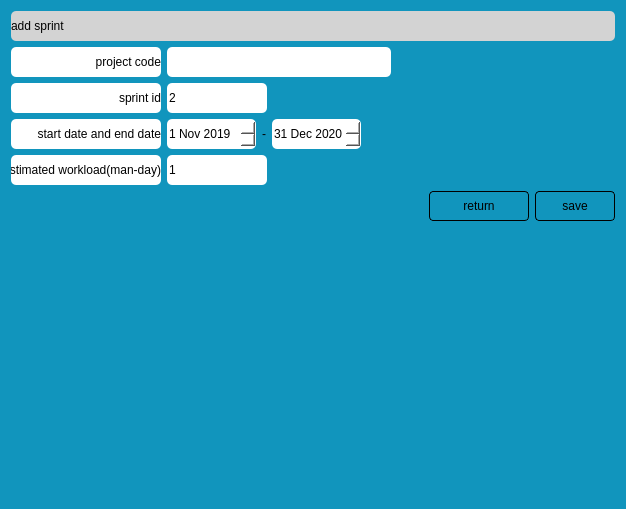
<?xml version="1.0" encoding="UTF-8"?>
<ui version="4.0">
 <class>CWidgetAddSprint</class>
 <widget class="QWidget" name="CWidgetAddSprint">
  <property name="geometry">
   <rect>
    <x>0</x>
    <y>0</y>
    <width>626</width>
    <height>509</height>
   </rect>
  </property>
  <property name="windowTitle">
   <string>add sprint</string>
  </property>
  <property name="styleSheet">
   <string notr="true">background-color: rgb(17, 149, 189);</string>
  </property>
  <layout class="QGridLayout" name="gridLayout">
   <item row="3" column="0">
    <widget class="QLabel" name="label_8">
     <property name="minimumSize">
      <size>
       <width>150</width>
       <height>30</height>
      </size>
     </property>
     <property name="maximumSize">
      <size>
       <width>150</width>
       <height>16777215</height>
      </size>
     </property>
     <property name="styleSheet">
      <string notr="true">background-color: rgb(255, 255, 255);
border-radius:5px;
</string>
     </property>
     <property name="text">
      <string>start date and end date</string>
     </property>
     <property name="alignment">
      <set>Qt::AlignRight|Qt::AlignTrailing|Qt::AlignVCenter</set>
     </property>
    </widget>
   </item>
   <item row="2" column="1">
    <layout class="QHBoxLayout" name="horizontalLayout_3">
     <item>
      <widget class="QLineEdit" name="leCurrentSprint">
       <property name="minimumSize">
        <size>
         <width>0</width>
         <height>30</height>
        </size>
       </property>
       <property name="maximumSize">
        <size>
         <width>100</width>
         <height>16777215</height>
        </size>
       </property>
       <property name="styleSheet">
        <string notr="true">background-color: rgb(255, 255, 255);
border-radius:5px;</string>
       </property>
       <property name="text">
        <string>2</string>
       </property>
      </widget>
     </item>
     <item>
      <spacer name="horizontalSpacer_3">
       <property name="orientation">
        <enum>Qt::Horizontal</enum>
       </property>
       <property name="sizeHint" stdset="0">
        <size>
         <width>40</width>
         <height>20</height>
        </size>
       </property>
      </spacer>
     </item>
    </layout>
   </item>
   <item row="3" column="1">
    <layout class="QHBoxLayout" name="horizontalLayout_2">
     <item>
      <widget class="QDateEdit" name="dtStart">
       <property name="minimumSize">
        <size>
         <width>0</width>
         <height>30</height>
        </size>
       </property>
       <property name="maximumSize">
        <size>
         <width>120</width>
         <height>16777215</height>
        </size>
       </property>
       <property name="styleSheet">
        <string notr="true">background-color: rgb(255, 255, 255);
border-radius:5px;</string>
       </property>
       <property name="dateTime">
        <datetime>
         <hour>0</hour>
         <minute>0</minute>
         <second>0</second>
         <year>2019</year>
         <month>11</month>
         <day>1</day>
        </datetime>
       </property>
      </widget>
     </item>
     <item>
      <widget class="QLabel" name="label_3">
       <property name="maximumSize">
        <size>
         <width>20</width>
         <height>16777215</height>
        </size>
       </property>
       <property name="text">
        <string>-</string>
       </property>
       <property name="alignment">
        <set>Qt::AlignCenter</set>
       </property>
      </widget>
     </item>
     <item>
      <widget class="QDateEdit" name="dtEnd">
       <property name="minimumSize">
        <size>
         <width>0</width>
         <height>30</height>
        </size>
       </property>
       <property name="styleSheet">
        <string notr="true">background-color: rgb(255, 255, 255);
border-radius:5px;</string>
       </property>
       <property name="dateTime">
        <datetime>
         <hour>0</hour>
         <minute>0</minute>
         <second>0</second>
         <year>2020</year>
         <month>12</month>
         <day>31</day>
        </datetime>
       </property>
       <property name="time">
        <time>
         <hour>0</hour>
         <minute>0</minute>
         <second>0</second>
        </time>
       </property>
      </widget>
     </item>
     <item>
      <spacer name="horizontalSpacer">
       <property name="orientation">
        <enum>Qt::Horizontal</enum>
       </property>
       <property name="sizeHint" stdset="0">
        <size>
         <width>40</width>
         <height>20</height>
        </size>
       </property>
      </spacer>
     </item>
    </layout>
   </item>
   <item row="4" column="0">
    <widget class="QLabel" name="label_9">
     <property name="minimumSize">
      <size>
       <width>150</width>
       <height>30</height>
      </size>
     </property>
     <property name="maximumSize">
      <size>
       <width>150</width>
       <height>16777215</height>
      </size>
     </property>
     <property name="styleSheet">
      <string notr="true">background-color: rgb(255, 255, 255);
border-radius:5px;
</string>
     </property>
     <property name="text">
      <string>estimated workload(man-day)</string>
     </property>
     <property name="alignment">
      <set>Qt::AlignRight|Qt::AlignTrailing|Qt::AlignVCenter</set>
     </property>
    </widget>
   </item>
   <item row="6" column="0">
    <spacer name="verticalSpacer">
     <property name="orientation">
      <enum>Qt::Vertical</enum>
     </property>
     <property name="sizeHint" stdset="0">
      <size>
       <width>20</width>
       <height>40</height>
      </size>
     </property>
    </spacer>
   </item>
   <item row="5" column="0" colspan="2">
    <layout class="QHBoxLayout" name="horizontalLayout">
     <item>
      <spacer name="horizontalSpacer_2">
       <property name="orientation">
        <enum>Qt::Horizontal</enum>
       </property>
       <property name="sizeHint" stdset="0">
        <size>
         <width>40</width>
         <height>20</height>
        </size>
       </property>
      </spacer>
     </item>
     <item>
      <widget class="QPushButton" name="btnGetback">
       <property name="minimumSize">
        <size>
         <width>100</width>
         <height>30</height>
        </size>
       </property>
       <property name="styleSheet">
        <string notr="true">QPushButton{
border:1px solid black;
border-radius:4px;
padding:4px;
}
QPushButton::hover{
border:1px solid black;
border-radius:4px;
background-color:lightgray;
padding:4px
}
QPushButton::pressed{
border:1px solid black;
border-radius:4px;
background-color:gray;
padding:4px
}</string>
       </property>
       <property name="text">
        <string>return</string>
       </property>
      </widget>
     </item>
     <item>
      <widget class="QPushButton" name="btnSave">
       <property name="minimumSize">
        <size>
         <width>80</width>
         <height>30</height>
        </size>
       </property>
       <property name="styleSheet">
        <string notr="true">QPushButton{
border:1px solid black;
border-radius:4px;
padding:4px;
}
QPushButton::hover{
border:1px solid black;
border-radius:4px;
background-color:lightgray;
padding:4px
}
QPushButton::pressed{
border:1px solid black;
border-radius:4px;
background-color:gray;
padding:4px
}</string>
       </property>
       <property name="text">
        <string>save</string>
       </property>
       <property name="icon">
        <iconset resource="ks23_03.qrc">
         <normaloff>:/images/save.png</normaloff>:/images/save.png</iconset>
       </property>
      </widget>
     </item>
    </layout>
   </item>
   <item row="4" column="1">
    <widget class="QLineEdit" name="leEstimatedWorkload">
     <property name="minimumSize">
      <size>
       <width>0</width>
       <height>30</height>
      </size>
     </property>
     <property name="maximumSize">
      <size>
       <width>100</width>
       <height>16777215</height>
      </size>
     </property>
     <property name="styleSheet">
      <string notr="true">background-color: rgb(255, 255, 255);
border-radius:5px;</string>
     </property>
     <property name="text">
      <string>1</string>
     </property>
    </widget>
   </item>
   <item row="1" column="1">
    <layout class="QHBoxLayout" name="horizontalLayout_4">
     <item>
      <widget class="QLineEdit" name="leProjectCode">
       <property name="minimumSize">
        <size>
         <width>0</width>
         <height>30</height>
        </size>
       </property>
       <property name="styleSheet">
        <string notr="true">background-color: rgb(255, 255, 255);
border-radius:5px;</string>
       </property>
       <property name="text">
        <string/>
       </property>
       <property name="readOnly">
        <bool>false</bool>
       </property>
      </widget>
     </item>
     <item>
      <spacer name="horizontalSpacer_4">
       <property name="orientation">
        <enum>Qt::Horizontal</enum>
       </property>
       <property name="sizeHint" stdset="0">
        <size>
         <width>40</width>
         <height>20</height>
        </size>
       </property>
      </spacer>
     </item>
    </layout>
   </item>
   <item row="1" column="0">
    <widget class="QLabel" name="label_7">
     <property name="minimumSize">
      <size>
       <width>150</width>
       <height>30</height>
      </size>
     </property>
     <property name="maximumSize">
      <size>
       <width>16777215</width>
       <height>16777215</height>
      </size>
     </property>
     <property name="styleSheet">
      <string notr="true">background-color: rgb(255, 255, 255);
border-radius:5px;</string>
     </property>
     <property name="text">
      <string>project code</string>
     </property>
     <property name="alignment">
      <set>Qt::AlignRight|Qt::AlignTrailing|Qt::AlignVCenter</set>
     </property>
    </widget>
   </item>
   <item row="2" column="0">
    <widget class="QLabel" name="label_15">
     <property name="minimumSize">
      <size>
       <width>150</width>
       <height>30</height>
      </size>
     </property>
     <property name="maximumSize">
      <size>
       <width>16777215</width>
       <height>16777215</height>
      </size>
     </property>
     <property name="styleSheet">
      <string notr="true">background-color: rgb(255, 255, 255);
border-radius:5px;
border:none</string>
     </property>
     <property name="text">
      <string>sprint id</string>
     </property>
     <property name="alignment">
      <set>Qt::AlignRight|Qt::AlignTrailing|Qt::AlignVCenter</set>
     </property>
    </widget>
   </item>
   <item row="0" column="0" colspan="2">
    <widget class="QLabel" name="label">
     <property name="minimumSize">
      <size>
       <width>0</width>
       <height>30</height>
      </size>
     </property>
     <property name="styleSheet">
      <string notr="true">background-color: lightgray;
border-radius:5px;</string>
     </property>
     <property name="text">
      <string>add sprint</string>
     </property>
    </widget>
   </item>
  </layout>
 </widget>
<tabstops>
  <tabstop>leProjectCode</tabstop>
  <tabstop>leCurrentSprint</tabstop>
  <tabstop>dtStart</tabstop>
  <tabstop>dtEnd</tabstop>
  <tabstop>leEstimatedWorkload</tabstop>
  <tabstop>btnGetback</tabstop>
  <tabstop>btnSave</tabstop>
 </tabstops>
 <resources>
  <include location="ks23_03.qrc"/>
 </resources>
 <connections/>
</ui>
